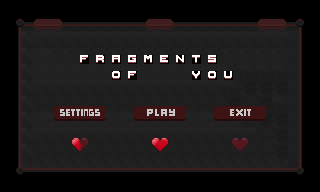

A level layout from a 2D game, rendered from its tile map. Below: a short description, then the map file with its tile-grid data intact:
An orthogonal 20x12 tile map with 16x16 px tiles, 3 tile layers (fondo, botones, palabras y detalles), 2 tilesets and 3 objects (settings, play, exit).

<map version="1.10" tiledversion="1.12.2" orientation="orthogonal" renderorder="right-down" width="20" height="12" tilewidth="16" tileheight="16" infinite="0" nextlayerid="5" nextobjectid="4">
 <tileset firstgid="1" source="uiFondoMenu.tsx" />
 <tileset firstgid="257" source="otrasLetras.tsx" />
 <layer id="1" name="fondo" width="20" height="12">
  <data encoding="csv">
0,0,0,0,0,0,0,0,0,0,0,0,0,0,0,0,0,0,0,0,
0,137,138,2147483786,10,10,10,10,10,138,139,10,10,10,10,10,138,2147483786,2147483785,0,
0,169,170,170,170,170,170,170,170,170,170,170,170,170,170,170,170,170,172,0,
0,169,154,155,155,155,155,155,155,155,155,155,155,155,155,155,155,155,172,0,
0,169,154,154,154,154,154,154,154,154,154,154,154,154,155,171,171,171,172,0,
0,169,170,170,170,170,170,170,170,170,170,170,170,170,171,187,187,187,172,0,
0,169,186,186,186,186,186,186,186,186,186,186,186,186,187,186,187,171,172,0,
0,169,154,154,154,154,154,154,154,154,154,154,154,154,154,186,187,187,172,0,
0,169,170,170,170,170,170,170,170,170,170,170,170,170,170,170,186,187,172,0,
0,169,186,186,186,186,186,186,186,186,186,186,186,186,186,186,186,187,172,0,
0,201,202,202,202,202,202,202,202,202,202,202,202,202,202,202,202,202,204,0,
0,0,0,0,0,0,0,0,0,0,0,0,0,0,0,0,0,0,0,0
</data>
 </layer>
 <layer id="2" name="botones" width="20" height="12">
  <data encoding="csv">
0,0,0,0,0,0,0,0,0,0,0,0,0,0,0,0,0,0,0,0,
0,0,0,0,0,0,0,0,0,0,0,0,0,0,0,0,0,0,0,0,
0,0,0,0,0,0,0,0,0,0,0,0,0,0,0,0,0,0,0,0,
0,0,0,0,0,0,0,0,0,0,0,0,0,0,0,0,0,0,0,0,
0,0,0,0,0,0,0,0,0,0,0,0,0,0,0,0,0,0,0,0,
0,0,0,0,0,0,0,0,0,0,0,0,0,0,0,0,0,0,0,0,
0,0,0,161,162,163,164,0,129,130,131,132,0,193,194,195,196,0,0,0,
0,0,0,177,178,179,180,0,145,146,147,148,0,209,210,211,212,0,0,0,
0,0,0,0,0,0,0,0,0,0,0,0,0,0,0,0,0,0,0,0,
0,0,0,0,0,0,0,0,0,0,0,0,0,0,0,0,0,0,0,0,
0,0,0,0,0,0,0,0,0,0,0,0,0,0,0,0,0,0,0,0,
0,0,0,0,0,0,0,0,0,0,0,0,0,0,0,0,0,0,0,0
</data>
 </layer>
 <layer id="3" name="palabras y detalles" width="20" height="12">
  <data encoding="csv">
0,0,0,0,0,0,0,0,0,0,0,0,0,0,0,0,0,0,0,0,
0,0,0,0,0,0,0,0,0,0,0,0,0,0,0,0,0,0,0,0,
0,0,0,0,0,0,0,0,0,0,0,0,0,0,0,0,0,0,0,0,
0,0,0,0,0,262,274,257,263,269,261,270,276,275,0,0,0,0,0,0,
0,0,0,0,0,0,0,271,262,0,0,0,281,271,277,0,0,0,0,0,
0,0,0,0,0,0,0,0,0,0,0,0,0,0,0,0,0,0,0,0,
0,0,0,0,0,0,0,0,0,0,0,0,0,0,0,0,0,0,0,0,
0,0,0,0,0,0,0,0,0,0,0,0,0,0,0,0,0,0,0,0,
0,0,0,0,107,108,0,0,0,105,106,0,0,0,109,110,0,0,0,0,
0,0,0,0,123,124,0,0,0,121,122,0,0,0,125,126,0,0,0,0,
0,0,0,0,0,0,0,0,0,0,0,0,0,0,0,0,0,0,0,0,
0,0,0,0,0,0,0,0,0,0,0,0,0,0,0,0,0,0,0,0
</data>
 </layer>
 <objectgroup id="4" name="botonesObjeto">
  <object id="1" name="settings" x="53.6667" y="105.333" width="52.6667" height="16" />
  <object id="2" name="play" x="134.333" y="104.333" width="52.6667" height="18.3333" />
  <object id="3" name="exit" x="214.333" y="106.667" width="50.6667" height="13.6667" />
 </objectgroup>
</map>
